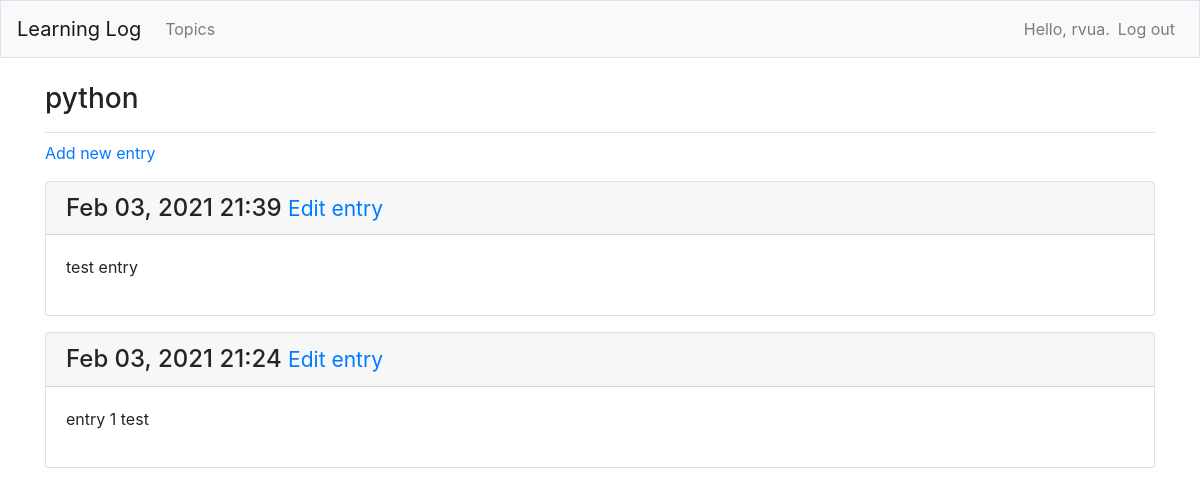
Page /topics/6/ (signed in) on the committed database.
### learning_logs/models.py (models this page shows, shortened)
class Topic(models.Model):
    text = models.CharField(max_length=200)
    date_added = models.DateTimeField(auto_now_add=True)
    owner = models.ForeignKey(User, on_delete=models.CASCADE)
    def __str__(self):
        return self.text

class Entry(models.Model):
    topic = models.ForeignKey(Topic, on_delete=models.CASCADE)
    text = models.TextField()
    date_added = models.DateTimeField(auto_now_add=True)
    class Meta:
        verbose_name_plural = 'entries'

### learning_logs/views.py (the view)
# urls.py: path('topics/<int:topic_id>/', views.topic, name='topic'),
@login_required
def topic(request, topic_id):
    topic = get_object_or_404(Topic, id=topic_id)
    if topic.owner != request.user:
        raise Http404
    entries = topic.entry_set.order_by('-date_added')
    context = {'topic': topic, 'entries': entries}
    return render(request, 'learning_logs/topic.html', context)

### learning_logs/templates/learning_logs/topic.html
{% extends 'learning_logs/base.html' %}
{% block page_header %}
    <h3>{{ topic }} </h3>
{% endblock page_header %}
{% block content %}
    <p>
        <a href="{% url 'learning_logs:new_entry' topic.id %}">Add new entry</a>
    </p>
    {% for entry in entries %}
        <div class="card mb-3">
            <h4 class="card-header">
                {{ entry.date_added|date:'M d, Y H:i'}}
                <small>
                    <a href="{% url 'learning_logs:edit_entry' entry.id %}">Edit entry</a>
                </small>
            </h4>
            <div class="card-body">
                {{ entry.text|linebreaks }}
            </div>
        </div>
    {% empty %}
        <p>There are no entries for this topic yet.</p>
    {% endfor %}
{% endblock content %}

### learning_logs/templates/learning_logs/base.html (shortened to what this page needs)
{% load bootstrap4 %}
<html lang="en">
<head>
    {% bootstrap_css %}
</head>
<body>
    <nav class="navbar navbar-expand-md navbar-light bg-light mb-4 border">
        <a class="navbar-brand" href="{% url 'learning_logs:index' %}">Learning Log</a>
        <div class="collapse navbar-collapse" id="navbarCollapse">
            <ul class="navbar-nav mr-auto">
                <li class="nav-item">
                    <a class="nav-link" href="{% url 'learning_logs:topics' %}">Topics</a>
                </li>
            </ul>
            <ul class="navbar-nav ml-auto">
                {% if user.is_authenticated %}
                    <li class="nav-item">
                        <span class="navbar-text">Hello, {{ user.username }}.</span>
                    </li>
                    <li class="nav-item">
                        <a class="nav-link" href="{% url 'users:logout' %}">Log out</a>
                    </li>
                {% endif %}
            </ul>
        </div>
    </nav>
    <main role="main" class="container">
        <div class="pb-2 mb-2 border-bottom">
            {% block page_header %}{% endblock page_header %}
        </div>
        <div>
            {% block content %}{% endblock content %}
        </div>
    </main>
</body>
</html>

### rows in the picture
Topic: text "python"
Entry: date_added "Feb 03, 2021 21:39", text "test entry"
Entry: date_added "Feb 03, 2021 21:24", text "entry 1 test"

### other values in the picture
{{ user.username }} "rvua"
